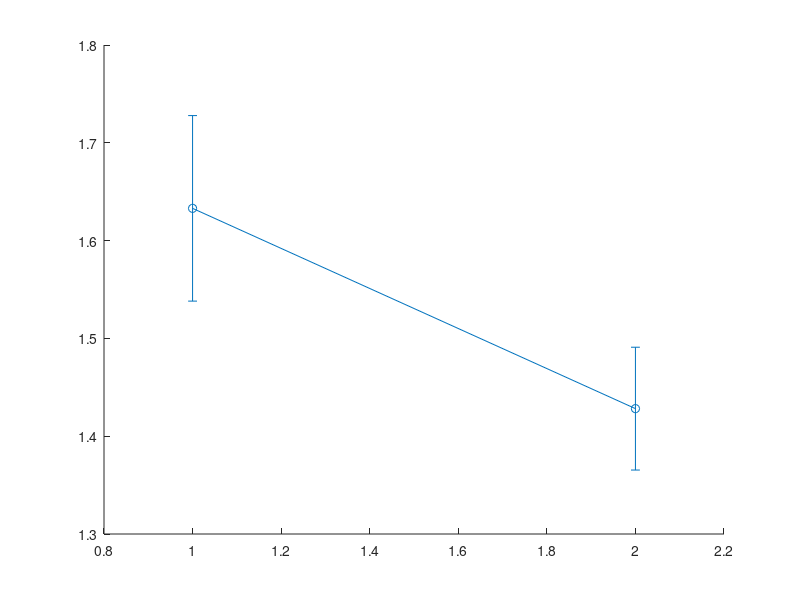

The MATLAB source for this figure: (Note: this script raises an error after producing the figure.)
%% FIGURE 2A: Ratings plot
% -------------------------------------------------------------------------
% This script reproduces Figure 2A from the manuscript and completes:
%   - Condition-specific visualization 
%   - Statistical comparison between the conditions 
%   - Figure export (300 dpi)
%
%
% REQUIREMENTS:
%   - MATLAB (R2021a or later)
%   - Statistics and Machine Learning Toolbox 
%   - .mat file: 'ratings_allCond.mat' in current directory%
%
% OUTPUT:
%   - Figure replicating Figure 2A
%
% AUTHOR: Shruti Kinger <shrutik@iiitd.ac.in>
% DATE:  24 September 2026
% MANUSCRIPT: 
% -------------------------------------------------------------------------
clearvars 
clc
load ratings_allCond.mat

%% --------------------------- LOAD DATA ----------------------------------
UT = all_data(:,1);
CT = all_data(:,2);
US = all_data(:,3);
CS = all_data(:,4);

%% --------------------------- FIGURE SETUP -------------------------------
mean_UT = mean(UT, 'omitnan');
mean_CT = mean(CT, 'omitnan');
mean_US = mean(US, 'omitnan');
mean_CS = mean(CS, 'omitnan');

N = 47; % Number of participants
sem_UT = std(UT, 'omitnan') / sqrt(N);
sem_CT = std(CT, 'omitnan') / sqrt(N);
sem_US = std(US, 'omitnan') / sqrt(N);
sem_CS = std(CS, 'omitnan') / sqrt(N);

plot_means = [mean_UT, mean_US; 
              mean_CT, mean_CS];

plot_sems  = [sem_UT,  sem_US; 
              sem_CT,  sem_CS];

% Create the Interaction Plot
figure('Color', 'w');
hold on;

x = [1, 2]; 

errorbar(x, plot_means(:,1), plot_sems(:,1), '-o', 'LineWidth', 2, ...
    'MarkerSize', 8, 'MarkerFaceColor', '#D95319', 'Color', '#D95319', 'DisplayName', 'Threat');

errorbar(x, plot_means(:,2), plot_sems(:,2), '-s', 'LineWidth', 2, ...
    'MarkerSize', 8, 'MarkerFaceColor', '#0072BD', 'Color', '#0072BD', 'DisplayName', 'Safety');

set(gca, 'XLim', [0.5, 2.5], 'XTick', x, 'XTickLabel', {'Uncertainty', 'Certainty'}, 'FontSize', 12);
xlabel('Information State', 'FontSize', 13);
ylabel(' Anticipatory anxiety rating ', 'FontSize', 13);
ax= gca;
ax.LineWidth = 1.5;
ax.TickDir ='out'

legend('Location', 'northeast');
hold off;
% find outliers
conditions = {UT, CT, US, CS};
names = {'UT', 'CT', 'US', 'CS'};

% Create a logical matrix to track outliers 
outlier_mask = false(size(all_data));

fprintf('--- Outlier Analysis (1.5 x IQR Rule) ---\n\n');

%% Outlier detection
for i = 1:4
    data_col = conditions{i};
    
    
    q1 = prctile(data_col, 25);
    q3 = prctile(data_col, 75);
    iqr_val = q3 - q1;
    
  
    lower_bound = q1 - 3 * iqr_val;
    upper_bound = q3 + 3 * iqr_val;
    
    
    is_outlier = (data_col < lower_bound) | (data_col > upper_bound);
    outlier_mask(:, i) = is_outlier;
    
   
    outlier_indices = find(is_outlier);
    num_outliers = length(outlier_indices);
    
    fprintf('Condition %s:\n', names{i});
    fprintf('  Bounds: [%.4f, %.4f] (IQR = %.4f)\n', lower_bound, upper_bound, iqr_val);
    if num_outliers > 0
        fprintf('  Found %d outlier(s) at Subject row(s): %s\n', ...
            num_outliers, num2str(outlier_indices'));
        fprintf('  Outlier values: %s\n', num2str(data_col(is_outlier)'));
    else
        fprintf('  No outliers found.\n');
    end
    fprintf('\n');
end

%Identify subjects who are outliers in ANY condition
subjects_with_any_outliers = find(any(outlier_mask, 2));
fprintf('-----------------------------------------------------\n');
fprintf('Summary: Subject row(s) to consider removing/inspecting: \n%s\n', ...
    num2str(subjects_with_any_outliers'));

%% ===================== STATISTICAL ANALYSIS -----------------------------
 
% repated measures ANOVA
t = table(UT, CT, US, CS);

% Define the within-subject factors 
factor_A = categorical({'Uncertainty'; 'Certainty'; 'Uncertainty'; 'Certainty'});
factor_B = categorical({'Threat'; 'Threat'; 'Safety'; 'Safety'});

% Create within-design table
within_design = table(factor_A, factor_B, 'VariableNames', {'factorA', 'factorB'});

% Fit the repeated measures model
rm = fitrm(t, 'UT-CS~1', 'WithinDesign', within_design);

%check normlaity of residuals
Y_actual = t{:, {'UT', 'CT', 'US', 'CS'}};

% Get the model's predicted values
% 'predict' expects the model and the original table
Y_predicted = predict(rm, t);

% Calculate the residuals (Observed - Predicted)
resids = Y_actual - Y_predicted;

flat_resids = resids(:);

% Run the Lilliefors test to check for normality
[h, p, kstat, critval] = lillietest(flat_resids)



%check outliers in residuals
outlierIndices = any(abs(zscore(resids(:,:))) >3, 2)

%Run the repeated measures ANOVA 
tbl = ranova(rm, 'WithinModel', 'factorA*factorB')



%% ===================== SAVE FIGURE (300 DPI) ============================
exportgraphics(gca, 'Figure2A.tiff','Resolution',300)
